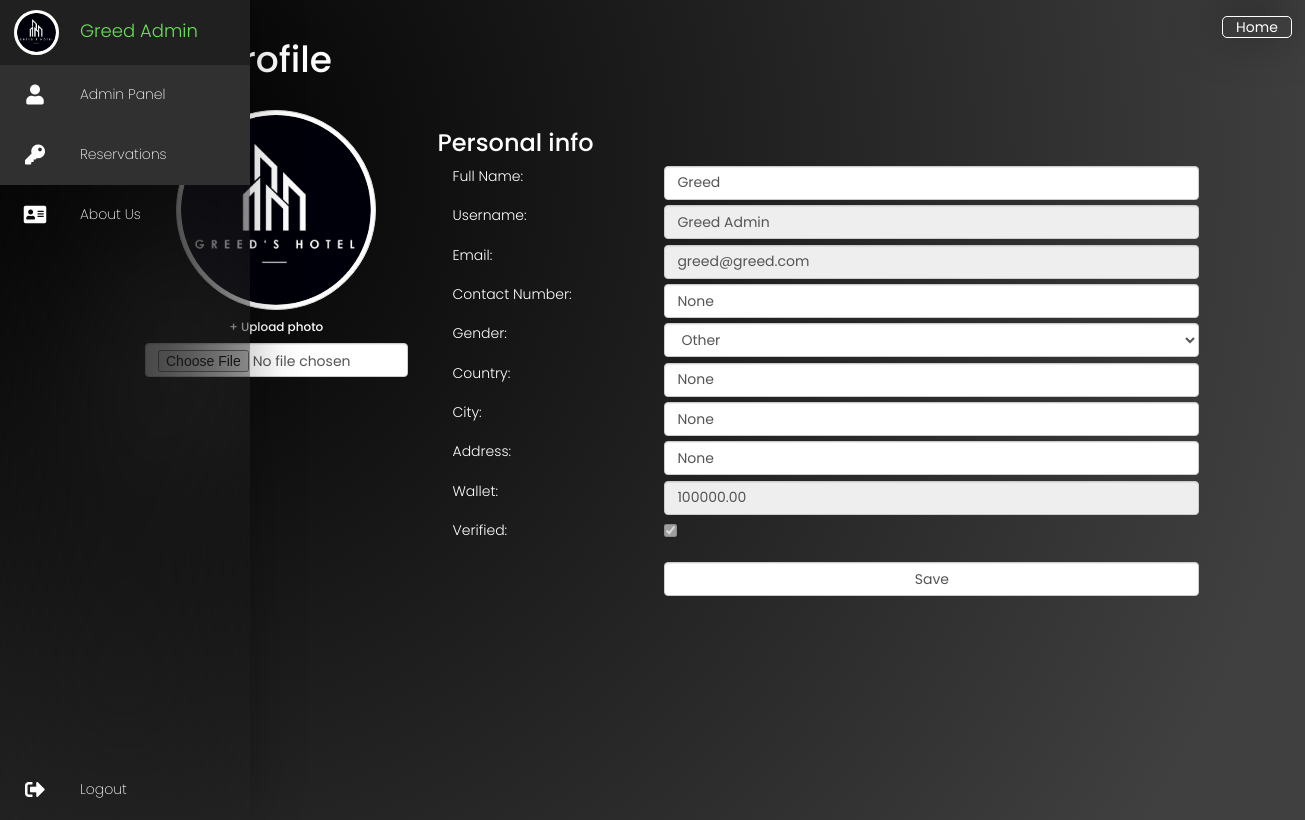
Screenshot of /user/profile/1 (signed in) with the database file from the repository.
### hotel/models.py (models this page shows, shortened)
class User(AbstractUser):
    user_number = models.PositiveIntegerField(unique=True, null=True, blank=True)
    isAdmin = models.BooleanField('Is Admin', default=False)
    isCustomer = models.BooleanField('Is Customer', default=False)
    isEmployee = models.BooleanField('Is Employee', default=False)
    full_name = models.CharField(max_length=500, null=True, blank=True)
    username = models.CharField(max_length=500, unique=True)
    email = models.EmailField( unique=True)
    phone = models.CharField(max_length=100, null=True, blank=True)
    gender = models.CharField(max_length=20, choices=GENDER, default="Other")
    country = models.CharField(max_length=100, null=True, blank=True)
    city = models.CharField(max_length=100, null=True, blank=True)
    address = models.CharField(max_length=1000, null=True, blank=True)
    profile_picture = models.ImageField(upload_to="images/", default="images/id.jpg", null=True, blank=True)
    identity_type = models.CharField(max_length=200, choices=IDENTITY_TYPE, null=True, blank=True)
    identity_image = models.ImageField(upload_to="image/", default="images/id.jpg", null=True, blank=True)
    facebook = models.URLField(null=True, blank=True)
    twitter = models.URLField(null=True, blank=True)
    wallet = MoneyField(max_digits=12, decimal_places=2, default_currency='PHP', default=500000.00)
    verified = models.BooleanField(default=False)
    guest = models.BooleanField(default=False)
    otp = models.CharField(max_length=100, null=True, blank=True)
    USERNAME_FIELD = 'email'
    REQUIRED_FIELDS = ['username']

### hotel/views.py (the view, shortened to what this page needs)
# urls.py: path('profile/<user_id>', views.ProfileView, name='profile'),
@login_required(login_url='/user/login/')
def ProfileView(request, user_id):
    user = User.objects.get(user_number=user_id)
    return render(request, 'hotel/edit_profile_form.html')

### templates/hotel/edit_profile_form.html (shortened to what this page needs)
{% extends 'partials/base.html' %}
{% load static %}
{% load crispy_forms_tags %}
{% block content %}
<link href="https://netdna.bootstrapcdn.com/bootstrap/3.1.1/css/bootstrap.min.css" rel="stylesheet">
</head>
<body>
<div class="container bootstrap snippets bootdey">
<h1 class="text-primary">Edit Profile</h1>
<br/>
<div class="row">
<div class="col-md-3">
<div class="text-center">
<form method="POST" class="form-horizontal" role="form" enctype="multipart/form-data">
<img src="{{ user.profile_picture.url }}" class="avatar img-circle img-thumbnail" alt="avatar">
<h6>+ Upload photo</h6>
<input type="file" id="profile_picture" name="profile_picture" class="form-control">
</div>
</div>
<div class="col-md-9 personal-info">
<h3>Personal info</h3>
<div class="form-group">
<label class="col-lg-3 control-label">Full Name:</label>
<div class="col-lg-8">
<input class="form-control" type="text" id="full_name" name="full_name" value="{{ user.full_name }}">
</div>
</div>
<div class="form-group">
<label class="col-lg-3 control-label">Username:</label>
<div class="col-lg-8">
<input class="form-control" type="text" id="username" name="username" value="{{ user.username }}" disabled>
</div>
</div>
<div class="form-group">
<label class="col-lg-3 control-label">Email:</label>
<div class="col-lg-8">
<input class="form-control" type="text" id="email" name="email" value="{{ user.email }}" disabled>
</div>
</div>
<div class="form-group">
<label class="col-lg-3 control-label">Contact Number:</label>
<div class="col-lg-8">
<input class="form-control" type="text" id="phone" name="phone" value="{{ user.phone }}">
</div>
</div>
<div class="form-group">
<label class="col-lg-3 control-label">Gender:</label>
<class class="col-lg-8">
<div class="ui-select">
<select id="gender" name="gender" class="form-control">
<option value="{{ request.user.gender }}" selected hidden>{{ user.gender }}</option>
</select>
</div>
</class>
</div>
<div class="form-group">
<label class="col-lg-3 control-label">Country:</label>
<div class="col-lg-8">
<input class="form-control" type="text" id="country" name="country" value="{{ user.country }}">
</div>
</div>
<div class="form-group">
<label class="col-lg-3 control-label">City:</label>
<div class="col-lg-8">
<input class="form-control" type="text" id="city" name="city" value="{{ user.city }}">
</div>
</div>
<div class="form-group">
<label class="col-lg-3 control-label">Address:</label>
<div class="col-lg-8">
<input class="form-control" type="text" id="address" name="address" value="{{ user.address }}">
</div>
</div>
<div class="form-group">
<label class="col-lg-3 control-label">Wallet:</label>
<div class="col-lg-8">
<input class="form-control" type="text" id="wallet" name="wallet" value="{{ user.wallet }}" disabled>
</div>
</div>
<div class="form-group">
<label class="col-lg-3 control-label">Verified:</label>
<div class="col-lg-8">
{% if request.user.verified %}
    <input type="checkbox" checked disabled>
{% else %}
    <input type="checkbox" disabled>
{% endif %}
<br/>
<br/>
<button type="submit" id="submit" class="form-control">Save</button>
</div>
</div>
</div>
</div>
</div>
</div>
</body>
</html>
{% endblock content %}

### templates/partials/base.html (shortened to what this page needs)
{% load static %}
<!DOCTYPE html>
<html>
<head>
    <link rel="stylesheet" href="{% static 'css/nav.css' %}"/>
    <link rel="stylesheet" href="{% static 'css/dropdown.css' %}"/>
    <link rel="stylesheet" href="{% static 'css/message.css' %}"/>
    <link rel="stylesheet" href="https://cdnjs.cloudflare.com/ajax/libs/font-awesome/5.15.4/css/all.min.css"/>
</head>
<body>
    <a class="home" href="{% url 'greedhotel:home' %}">Home</a>
    <nav>
        <ul>
            {% if request.user.isAdmin == True %}
            <li>
                <a class="logo" href="#">{{ request.user.username }}</a>
                {% if request.user.profile_picture %}
                    <img class="profile" src="{{request.user.profile_picture.url}}" alt="">
                {% else %}
                    <img class="profile" src="" alt="">
                {% endif %}
            <li><a href="{% url 'hotel:book' %}">
                <i class="fas fa-hotel"></i>
            </a></li>
            <li><a href="{% url 'hotel:contactus' %}">
                <i class="fas fa-phone"></i>
            </a></li>
            <li><a href="{% url 'hotel:aboutus' %}">
                <i class="fas fa-address-card"></i>
            </a></li>
            </li>
            <li class="logout"><a  href="{% url 'hotel:logout' %}">
                <i class="fas fa-sign-out-alt"></i>
            </a></li>
            {% endif %}
        </ul>
    </nav>
    <section class="banner">
        <div class="celso">
            {% block content %}
            {% endblock %}
</body>
</html>

### static/css/nav.css (style rules this page uses)
* { margin: 0; padding: 0; box-sizing:border-box; font-family: 'Poppins', sans-serif; text-decoration: none; }
body { background: radial-gradient(circle at 10% 20%, rgb(0, 0, 0) 0%, rgb(64, 64, 64) 90.2%); min-height: 100vh; background-size: cover; }
nav { color: black; position: fixed; top: 0; bottom: 0; height: 100%; left: 0; backdrop-filter: blur(100px); width: 68px; overflow: hidden; transition: width 0.2s linear; box-shadow: 0 -10px 50px rgba(0, 0, 0, 0.3); z-index: 99999999999; }
.logo { height: 65px; text-align: center; display: flex; transition: all 0.5s ease; }
.profile { margin-left: -8px; margin-top: -4px; width: 40px; height: 40px; border: 50%; }
.logo { font-weight: 300; padding-left: 80px; font-size: 18px; padding-top: 18px; }
li a { position: relative; color: rgb(255, 255, 255); font-size: 14px; display: table; width: 300px; padding: 10px; }
nav .fas { position: relative; width: 50px; height: 40px; top: 10px; font-size: 20px; text-align: center; }
li .profile { background: white; border: 3px solid #fff; border-radius: 50%; position: fixed; width: 45px; height: 45px; top: 14px; left: 22px; }
.logout { position: absolute; bottom: 0; }

### templates/partials/base.html (style rules this page uses)
.home { text-align: center; position: fixed; top: 2%; right: 1%; color: white; border: 1px solid white; border-radius: 5px; width: 70px; transition: 0.5s ease; z-index: 99999999999; box-shadow: 0 -10px 50px rgba(0, 0, 0, 0.5); }

### templates/hotel/edit_profile_form.html (style rules this page uses)
body { margin-top:20px; margin-left: 125px; color: #fff; }
.avatar { width:200px; height:200px; }
input, select { margin-bottom: 1%; }
.col-lg-3 { font-weight: 300; }
.text-primary { color: white; }

### rows the page displays
User: user.profile_picture (picture), profile_picture (picture), full_name "Greed", username "Greed Admin", email "greed@greed.com", phone "None", gender "Other", country "None", city "None", address "None", wallet "100000.00"
